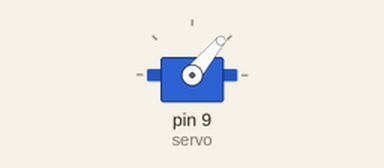
Recording of a sketch running on a simulated Arduino Uno, built with avr-gcc and run on an emulated ATmega328P. On the bench: servo.

Above: at 0.05 s.
At 4.0 s:
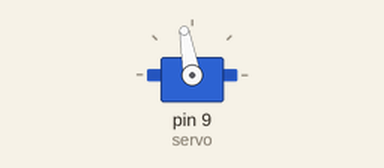
Timing chart, 0 to 5.2 s (numbered marks = the images above):
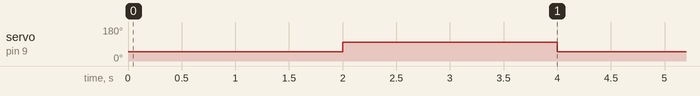

The sketch:

VibrationTests.ino
```cpp
#include <Servo.h>

Servo servo;

void setup() {
  servo.attach(9);  // attaches the servo on pin 9 to the servo object
}

void loop() {
  //servo.attach(9);
  servo.write(50);
  delay(1000);
  //servo.detach();
  delay(1000);

  //servo.attach(9);
  servo.write(100);
  delay(1000);
  //servo.detach();
  delay(1000);
}
```

Measured:
- by itself, servo on pin 9 (servo): alternates 100° for 2.0 s and 50° for 2.0 s
